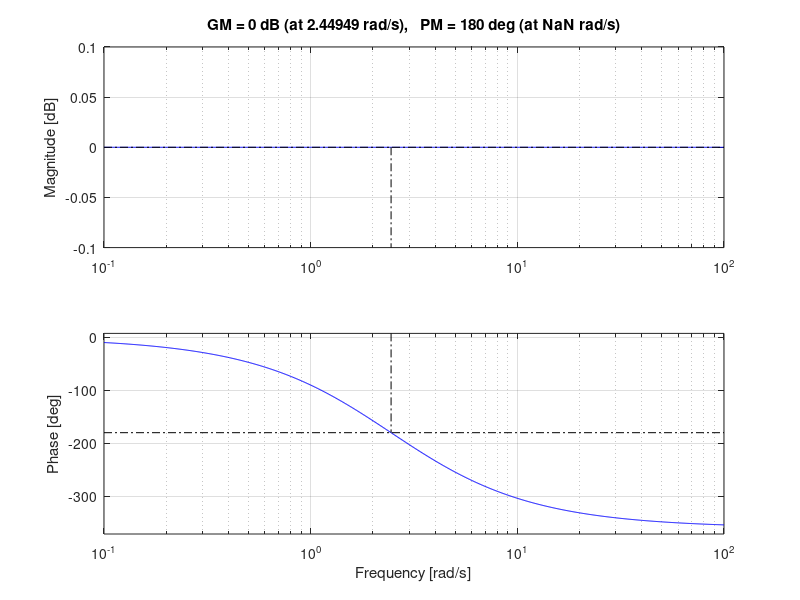
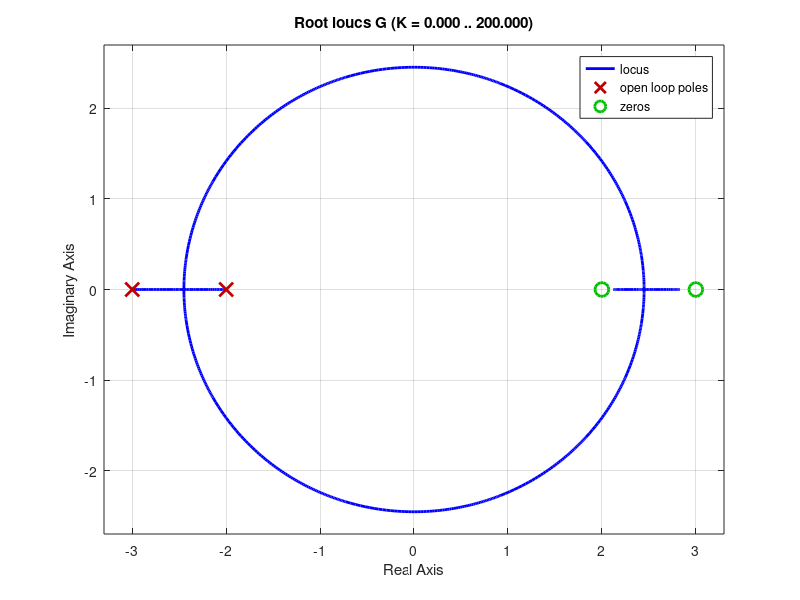
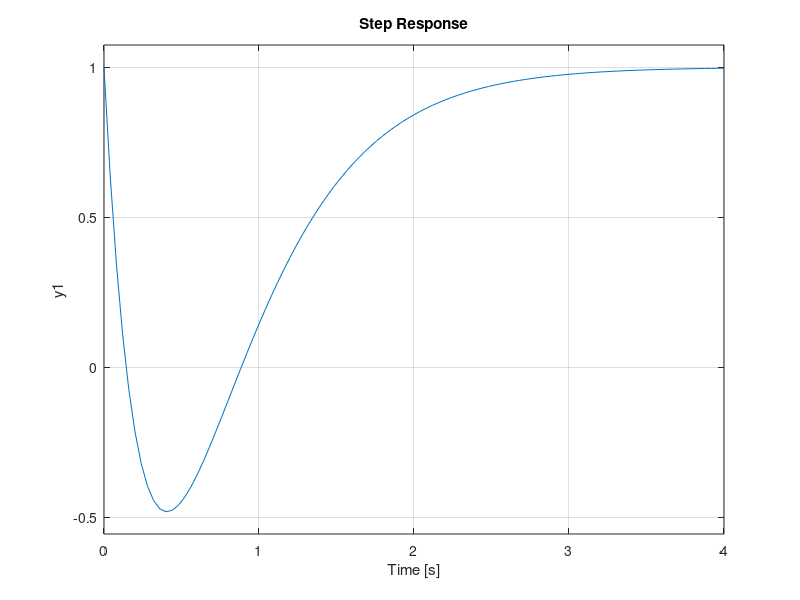

These figures' MATLAB source, in order:
clear;
clc;

s=tf('s');
a=2;
b=3;
G=((s-a)/(s+a))*((s-b)/(s+b));
figure(1)
bode(G);
grid on;
margin(G);

figure(2)
rlocus(G)
grid on;

figure(3)
step(G);
grid on;